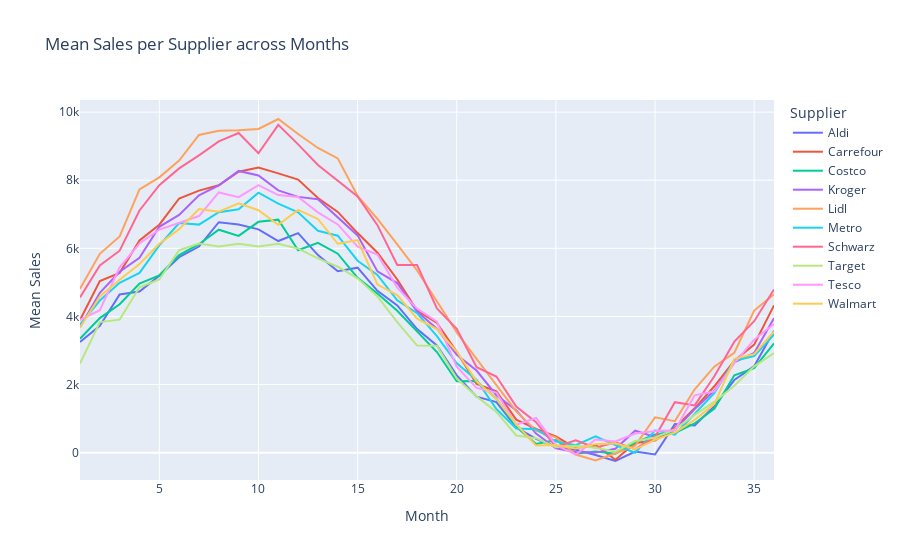

Notebook code for this chart:
### Code cell
#Visualizing mean sales per supplier across different months using Plotly express
#Computing a pivot table calc mean sales across suppliers
supplier_means = df.pivot_table(values='Sales(kg)', index='Month', columns='Supplier_Name', aggfunc='mean')

# Resetting index to ensure 'Month' becomes a column (optional, depending on the DataFrame structure)
supplier_means = supplier_means.reset_index()

# Melt the DataFrame to transform 'Supplier_Name' columns into a single column for the line plot
melted_supplier_means = supplier_means.melt(id_vars='Month', var_name='Supplier_Name', value_name='Mean_Sales')
#ploting a line plot
fig = px.line(melted_supplier_means, x='Month', y='Mean_Sales', color='Supplier_Name',
              title='Mean Sales per Supplier across Months',
              labels={'Month': 'Month', 'Mean_Sales': 'Mean Sales', 'Supplier_Name': 'Supplier'})
fig.show()

### Figure 1 — Plotly figure (JSON) as saved in the notebook; plotly's stock layout.template omitted (floating-point values rounded to 4 significant figures)
{"data": [{"hovertemplate": "Supplier=Aldi<br>Month=%{x}<br>Mean Sales=%{y}<extra></extra>", "legendgroup": "Aldi", "line": {"color": "#636efa", "dash": "solid"}, "mode": "lines", "name": "Aldi", "orientation": "v", "showlegend": true, "type": "scatter", "x": [1, 2, 3, 4, 5, 6, 7, 8, 9, 10, 11, 12, 13, 14, 15, 16, 17, 18, 19, 20, 21, 22, 23, 24, 25, 26, 27, 28, 29, 30, 31, 32, 33, 34, 35, 36], "xaxis": "x", "y": [3251.0, 3722.0, 4646.0, 4733.0, 5194.0, 5741.0, 6052.0, 6768.0, 6702.0, 6556.0, 6215.0, 6448.0, 5801.0, 5326.0, 5431.0, 4754.0, 4325.0, 3628.0, 3149.0, 2271.0, 1645.0, 1485.0, 746.0, 403.2, 172.1, 85.51, -67.51, -245.4, 31.37, -54.11, 838.7, 798.5, 1372.0, 2132.0, 2539, 3580.0], "yaxis": "y"}, {"hovertemplate": "Supplier=Carrefour<br>Month=%{x}<br>Mean Sales=%{y}<extra></extra>", "legendgroup": "Carrefour", "line": {"color": "#EF553B", "dash": "solid"}, "mode": "lines", "name": "Carrefour", "orientation": "v", "showlegend": true, "type": "scatter", "x": [1, 2, 3, 4, 5, 6, 7, 8, 9, 10, 11, 12, 13, 14, 15, 16, 17, 18, 19, 20, 21, 22, 23, 24, 25, 26, 27, 28, 29, 30, 31, 32, 33, 34, 35, 36], "xaxis": "x", "y": [3895.0, 5041.0, 5279.0, 6229.0, 6694, 7464.0, 7694.0, 7852.0, 8248.0, 8373.0, 8200.0, 8018.0, 7478.0, 7069.0, 6448.0, 5872.0, 5086.0, 4172.0, 3809.0, 2962.0, 2021.0, 1801.0, 967.7, 696.2, 479.4, 129.7, 232.1, -209.4, 283.4, 358.0, 730.3, 1302.0, 1957, 2700.0, 3172.0, 4326.0], "yaxis": "y"}, {"hovertemplate": "Supplier=Costco<br>Month=%{x}<br>Mean Sales=%{y}<extra></extra>", "legendgroup": "Costco", "line": {"color": "#00cc96", "dash": "solid"}, "mode": "lines", "name": "Costco", "orientation": "v", "showlegend": true, "type": "scatter", "x": [1, 2, 3, 4, 5, 6, 7, 8, 9, 10, 11, 12, 13, 14, 15, 16, 17, 18, 19, 20, 21, 22, 23, 24, 25, 26, 27, 28, 29, 30, 31, 32, 33, 34, 35, 36], "xaxis": "x", "y": [3344.0, 3951.0, 4357.0, 4964.0, 5208.0, 5804.0, 6121.0, 6547.0, 6364.0, 6778.0, 6841.0, 5945.0, 6163.0, 5843.0, 5132.0, 4671.0, 4168.0, 3550.0, 2954.0, 2096.0, 2106.0, 1581.0, 755.6, 254.7, 370.8, -32.1, 31.73, -33.88, 300.4, 534.5, 577.6, 856.5, 1297.0, 2271.0, 2483.0, 3211.0], "yaxis": "y"}, {"hovertemplate": "Supplier=Kroger<br>Month=%{x}<br>Mean Sales=%{y}<extra></extra>", "legendgroup": "Kroger", "line": {"color": "#ab63fa", "dash": "solid"}, "mode": "lines", "name": "Kroger", "orientation": "v", "showlegend": true, "type": "scatter", "x": [1, 2, 3, 4, 5, 6, 7, 8, 9, 10, 11, 12, 13, 14, 15, 16, 17, 18, 19, 20, 21, 22, 23, 24, 25, 26, 27, 28, 29, 30, 31, 32, 33, 34, 35, 36], "xaxis": "x", "y": [3679.0, 4694.0, 5313.0, 5724.0, 6633.0, 6982.0, 7560.0, 7847.0, 8272.0, 8139.0, 7703.0, 7511.0, 7444.0, 6915.0, 6380.0, 5323.0, 4980.0, 4143.0, 3641.0, 2870.0, 2411.0, 1687.0, 1249.0, 558.1, 128.0, 16.72, 0.56, 111.5, 644.6, 461.7, 667.9, 1278.0, 1825.0, 2650.0, 2926.0, 3950.0], "yaxis": "y"}, {"hovertemplate": "Supplier=Lidl<br>Month=%{x}<br>Mean Sales=%{y}<extra></extra>", "legendgroup": "Lidl", "line": {"color": "#FFA15A", "dash": "solid"}, "mode": "lines", "name": "Lidl", "orientation": "v", "showlegend": true, "type": "scatter", "x": [1, 2, 3, 4, 5, 6, 7, 8, 9, 10, 11, 12, 13, 14, 15, 16, 17, 18, 19, 20, 21, 22, 23, 24, 25, 26, 27, 28, 29, 30, 31, 32, 33, 34, 35, 36], "xaxis": "x", "y": [4811.0, 5838.0, 6348.0, 7731.0, 8085.0, 8579.0, 9331.0, 9450.0, 9471.0, 9508.0, 9798.0, 9356.0, 8946.0, 8642.0, 7540.0, 6867.0, 6115.0, 5348.0, 4444.0, 3532.0, 2757.0, 1995.0, 1212.0, 646.5, 448.5, -55.56, -226.6, -18.19, 207.8, 1035.0, 926.1, 1862.0, 2532.0, 2935.0, 4172.0, 4654.0], "yaxis": "y"}, {"hovertemplate": "Supplier=Metro<br>Month=%{x}<br>Mean Sales=%{y}<extra></extra>", "legendgroup": "Metro", "line": {"color": "#19d3f3", "dash": "solid"}, "mode": "lines", "name": "Metro", "orientation": "v", "showlegend": true, "type": "scatter", "x": [1, 2, 3, 4, 5, 6, 7, 8, 9, 10, 11, 12, 13, 14, 15, 16, 17, 18, 19, 20, 21, 22, 23, 24, 25, 26, 27, 28, 29, 30, 31, 32, 33, 34, 35, 36], "xaxis": "x", "y": [3757.0, 4468.0, 4987.0, 5279.0, 6086.0, 6742.0, 6696.0, 7061.0, 7149.0, 7635.0, 7313.0, 7058.0, 6514.0, 6370.0, 5636.0, 5218.0, 4474.0, 4096.0, 3424.0, 2626.0, 2137.0, 1280.0, 709.3, 689.1, 325.8, 218.1, 480.3, 221.8, -4.67, 657.4, 529.8, 1151.0, 1757.0, 2700.0, 2837.0, 3469.0], "yaxis": "y"}, {"hovertemplate": "Supplier=Schwarz<br>Month=%{x}<br>Mean Sales=%{y}<extra></extra>", "legendgroup": "Schwarz", "line": {"color": "#FF6692", "dash": "solid"}, "mode": "lines", "name": "Schwarz", "orientation": "v", "showlegend": true, "type": "scatter", "x": [1, 2, 3, 4, 5, 6, 7, 8, 9, 10, 11, 12, 13, 14, 15, 16, 17, 18, 19, 20, 21, 22, 23, 24, 25, 26, 27, 28, 29, 30, 31, 32, 33, 34, 35, 36], "xaxis": "x", "y": [4556.0, 5500.0, 5931.0, 7111.0, 7856.0, 8348.0, 8730.0, 9141.0, 9388.0, 8791.0, 9625.0, 9052.0, 8447.0, 7976.0, 7522.0, 6681.0, 5513.0, 5507.0, 4234.0, 3636.0, 2508.0, 2235.0, 1353.0, 895.2, 167.2, 359.4, 142.7, 302.7, 103.2, 462.1, 1481.0, 1387.0, 2250.0, 3260.0, 3860.0, 4792.0], "yaxis": "y"}, {"hovertemplate": "Supplier=Target<br>Month=%{x}<br>Mean Sales=%{y}<extra></extra>", "legendgroup": "Target", "line": {"color": "#B6E880", "dash": "solid"}, "mode": "lines", "name": "Target", "orientation": "v", "showlegend": true, "type": "scatter", "x": [1, 2, 3, 4, 5, 6, 7, 8, 9, 10, 11, 12, 13, 14, 15, 16, 17, 18, 19, 20, 21, 22, 23, 24, 25, 26, 27, 28, 29, 30, 31, 32, 33, 34, 35, 36], "xaxis": "x", "y": [2618.0, 3834.0, 3906.0, 4856.0, 5086.0, 5945.0, 6138.0, 6056.0, 6135.0, 6055.0, 6133.0, 5991.0, 5707.0, 5459.0, 5118.0, 4587.0, 3836.0, 3145.0, 3141.0, 2174.0, 1653.0, 1194.0, 504.7, 425.6, 157.6, 203.1, 142.9, 29.27, 340.6, 444.2, 684.2, 1110.0, 1496.0, 1964.0, 2534.0, 2925.0], "yaxis": "y"}, {"hovertemplate": "Supplier=Tesco<br>Month=%{x}<br>Mean Sales=%{y}<extra></extra>", "legendgroup": "Tesco", "line": {"color": "#FF97FF", "dash": "solid"}, "mode": "lines", "name": "Tesco", "orientation": "v", "showlegend": true, "type": "scatter", "x": [1, 2, 3, 4, 5, 6, 7, 8, 9, 10, 11, 12, 13, 14, 15, 16, 17, 18, 19, 20, 21, 22, 23, 24, 25, 26, 27, 28, 29, 30, 31, 32, 33, 34, 35, 36], "xaxis": "x", "y": [3901.0, 4181.0, 5444.0, 6141.0, 6550.0, 6750.0, 6948.0, 7641.0, 7501.0, 7857.0, 7563.0, 7505.0, 7058.0, 6702.0, 6049.0, 5818.0, 4847.0, 4230.0, 3844.0, 2526.0, 1902.0, 1764.0, 821.0, 1019.0, 223.7, -54.01, 388.4, 330.6, 559.9, 635.9, 658.6, 1685.0, 1801.0, 2631.0, 3318.0, 3777.0], "yaxis": "y"}, {"hovertemplate": "Supplier=Walmart<br>Month=%{x}<br>Mean Sales=%{y}<extra></extra>", "legendgroup": "Walmart", "line": {"color": "#FECB52", "dash": "solid"}, "mode": "lines", "name": "Walmart", "orientation": "v", "showlegend": true, "type": "scatter", "x": [1, 2, 3, 4, 5, 6, 7, 8, 9, 10, 11, 12, 13, 14, 15, 16, 17, 18, 19, 20, 21, 22, 23, 24, 25, 26, 27, 28, 29, 30, 31, 32, 33, 34, 35, 36], "xaxis": "x", "y": [3675.0, 4588.0, 5080.0, 5541.0, 6134.0, 6564.0, 7156.0, 7073.0, 7322.0, 7118.0, 6691.0, 7130.0, 6863.0, 6134.0, 6244.0, 4938.0, 4626.0, 3936.0, 3626.0, 2970.0, 2095.0, 1579.0, 833.2, 207.1, 223.8, 122.7, 249.7, 273.5, 101, 374.9, 585.8, 963.3, 1435.0, 2755.0, 2893.0, 3559.0], "yaxis": "y"}], "layout": {"legend": {"title": {"text": "Supplier"}, "tracegroupgap": 0}, "title": {"text": "Mean Sales per Supplier across Months"}, "xaxis": {"anchor": "y", "domain": [0, 1], "title": {"text": "Month"}}, "yaxis": {"anchor": "x", "domain": [0, 1], "title": {"text": "Mean Sales"}}}}
